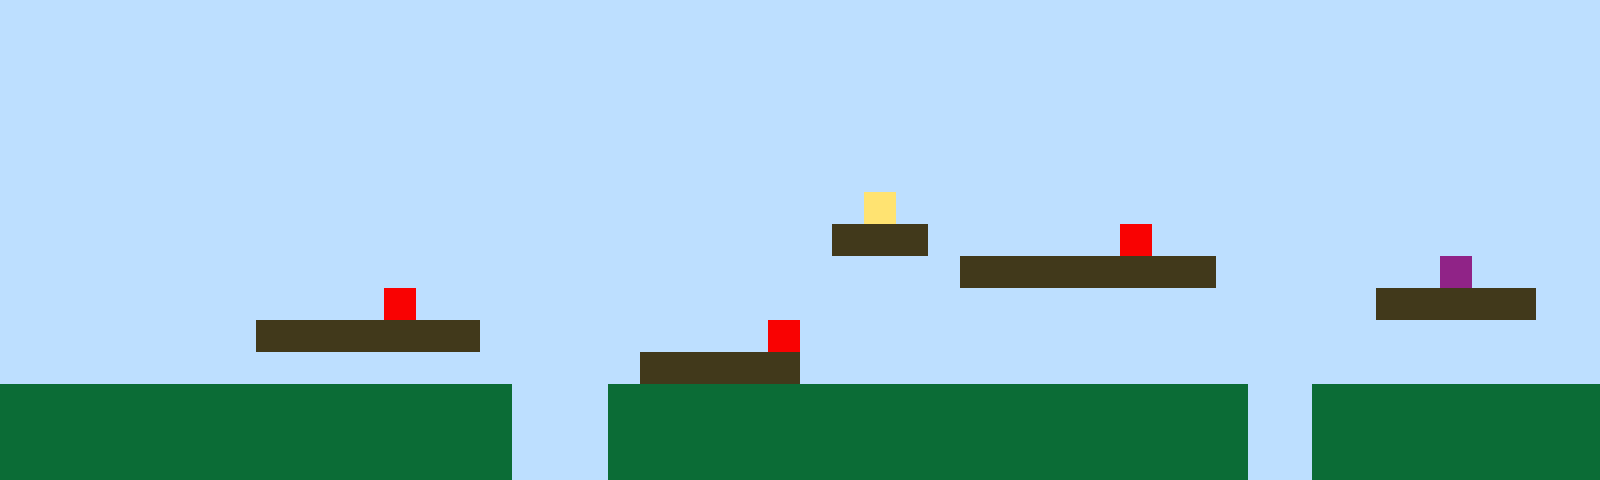

Below is a game level as drawn by its tile map, then a one-line description and the .tmx file that defines it, in full:
An orthogonal 50x15 tile map with 32x32 px tiles, 1 tile layer (Tile Layer 1).

<map version="1.10" tiledversion="1.11.2" orientation="orthogonal" renderorder="right-up" width="50" height="15" tilewidth="32" tileheight="32" infinite="0" nextlayerid="2" nextobjectid="1"><editorsettings><export target="map1.csv" format="csv" /></editorsettings><tileset firstgid="1" name="sprites" tilewidth="32" tileheight="32" tilecount="6" columns="3"><image source="sprites.png" width="96" height="64" /></tileset><layer id="1" name="Tile Layer 1" width="50" height="15"><data encoding="csv">1,1,1,1,1,1,1,1,1,1,1,1,1,1,1,1,1,1,1,1,1,1,1,1,1,1,1,1,1,1,1,1,1,1,1,1,1,1,1,1,1,1,1,1,1,1,1,1,1,1,1,1,1,1,1,1,1,1,1,1,1,1,1,1,1,1,1,1,1,1,1,1,1,1,1,1,1,1,1,1,1,1,1,1,1,1,1,1,1,1,1,1,1,1,1,1,1,1,1,1,1,1,1,1,1,1,1,1,1,1,1,1,1,1,1,1,1,1,1,1,1,1,1,1,1,1,1,1,1,1,1,1,1,1,1,1,1,1,1,1,1,1,1,1,1,1,1,1,1,1,1,1,1,1,1,1,1,1,1,1,1,1,1,1,1,1,1,1,1,1,1,1,1,1,1,1,1,1,1,1,1,1,1,1,1,1,1,1,1,1,1,1,1,1,1,1,1,1,1,1,1,1,1,1,1,1,1,1,1,1,1,1,1,1,1,1,1,1,1,1,1,1,1,1,1,1,1,1,1,1,1,1,1,1,1,1,1,1,1,1,1,1,1,1,1,1,1,1,1,1,1,1,1,1,1,1,1,1,1,1,1,1,1,1,1,1,1,1,1,1,1,1,1,1,1,1,1,1,1,1,1,1,1,1,1,1,1,1,1,1,1,1,1,1,1,1,1,1,1,1,1,1,1,1,1,1,1,1,1,1,1,1,1,1,1,1,1,1,1,1,1,1,1,1,1,1,1,4,1,1,1,1,1,1,1,1,1,1,1,1,1,1,1,1,1,1,1,1,1,1,1,1,1,1,1,1,1,1,1,1,1,1,1,1,1,1,1,1,1,1,1,1,1,1,1,1,3,3,3,1,1,1,1,1,1,5,1,1,1,1,1,1,1,1,1,1,1,1,1,1,1,1,1,1,1,1,1,1,1,1,1,1,1,1,1,1,1,1,1,1,1,1,1,1,1,1,1,1,1,1,3,3,3,3,3,3,3,3,1,1,1,1,1,1,1,6,1,1,1,1,1,1,1,1,1,1,1,1,1,1,1,1,5,1,1,1,1,1,1,1,1,1,1,1,1,1,1,1,1,1,1,1,1,1,1,1,1,1,1,1,1,1,1,3,3,3,3,3,1,1,1,1,1,1,1,1,1,1,3,3,3,3,3,3,3,1,1,1,1,1,1,1,1,1,5,1,1,1,1,1,1,1,1,1,1,1,1,1,1,1,1,1,1,1,1,1,1,1,1,1,1,1,1,1,1,1,1,1,1,1,1,1,1,1,1,1,1,1,1,1,3,3,3,3,3,1,1,1,1,1,1,1,1,1,1,1,1,1,1,1,1,1,1,1,1,1,1,1,1,1,2,2,2,2,2,2,2,2,2,2,2,2,2,2,2,2,1,1,1,2,2,2,2,2,2,2,2,2,2,2,2,2,2,2,2,2,2,2,2,1,1,2,2,2,2,2,2,2,2,2,2,2,2,2,2,2,2,2,2,2,2,2,2,2,2,2,1,1,1,2,2,2,2,2,2,2,2,2,2,2,2,2,2,2,2,2,2,2,2,1,1,2,2,2,2,2,2,2,2,2,2,2,2,2,2,2,2,2,2,2,2,2,2,2,2,2,1,1,1,2,2,2,2,2,2,2,2,2,2,2,2,2,2,2,2,2,2,2,2,1,1,2,2,2,2,2,2,2,2,2</data></layer></map>
